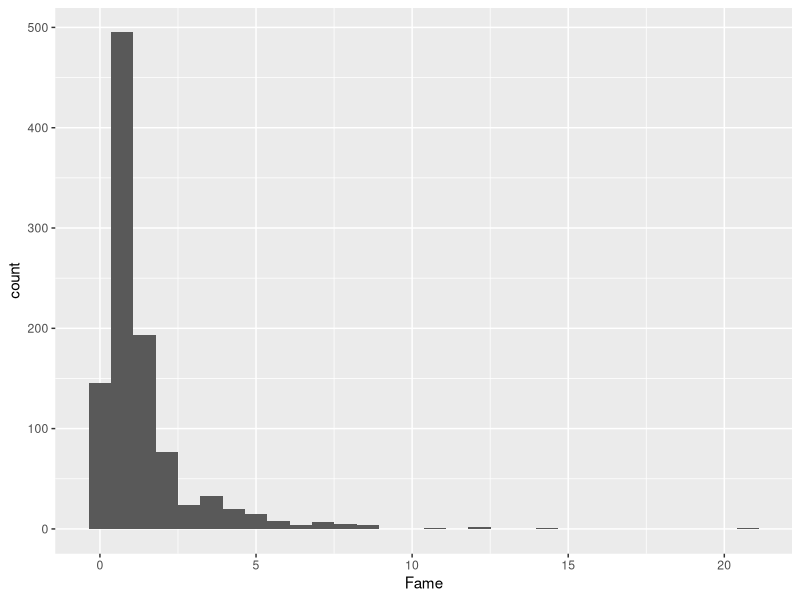
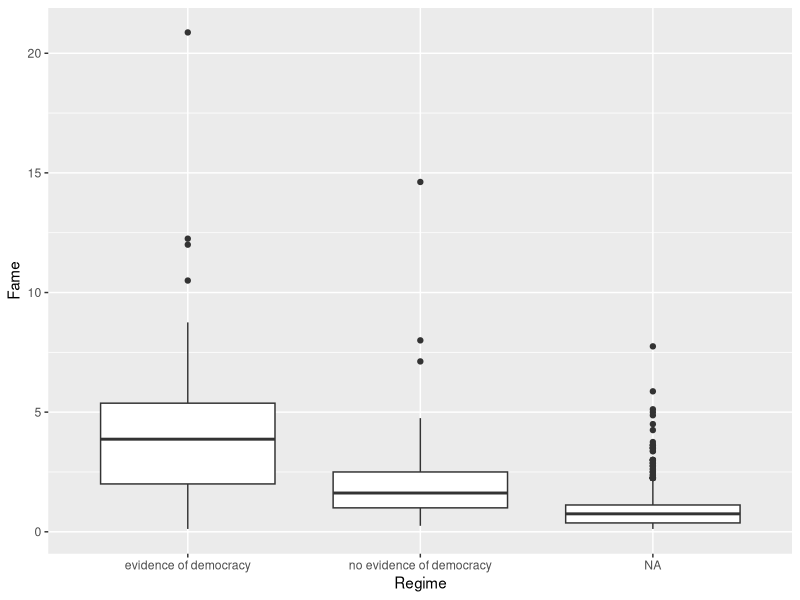

Recreate these plots in R, in order.
# Programming Exercises

# Orientation and Reading in Data

# Loading packages
library(ggplot2)
library(dplyr)
library(fs)


## The Computer and You: Giving Instructions

# We'll do the Peanut Butter and Jelly Exercise in class as an introduction to programming for those who are new.
# 
# Assignment: Take 5 minutes to write down on a piece of paper, how to make a peanut butter and jelly sandwich. 
# Be as concise and unambiguous as possible so that a robot (who doesn't know what a PBJ is) would understand. 
# You can assume that there will be loaf of sliced bread, a jar of jelly, a jar of peanut butter, and a knife. 
# 
# Simpler assignment: Say we just want a robot to be able to tell us if we have enough ingredients to make a 
# peanut butter and jelly sandwich. Write down instructions so that if told how many slices of bread, servings 
# of peanut butter, and servings of jelly you have, the robot can tell you if you can make a PBJ.
# 
# Now, translate the simpler assignment into R code using the code below as a starting point:

n_bread <- 8
n_pb <- 3
n_jelly <- 9

# write instructions in R here






## A is for Athens

# For our first dataset, let's try reading in a dataset on the Ancient Greek world. Political Theorists and Political 
# Historians study the domestic systems, international wars, cultures and writing of this era to understand the first 
# instance of democracy, the rise and overturning of tyranny, and the legacies of political institutions. 
                                                                                                                                                                         
# This POLIS dataset was generously provided by Professor Josiah Ober of Stanford University. This dataset includes 
# information on city states in the Ancient Greek world, parts of it collected by careful work by historians and 
# archaeologists. It is part of his recent books on Greece (Ober 2015), "The Rise and Fall of Classical Greece"

### Locating the Data 
# What files do we have in the `data/input` folder?

dir_ls("data/input")


### Reading in Data
# In Rstudio, a good way to start is to use the GUI and the Import tool. Once you click a file, an option 
# to "Import Dataset" comes up. RStudio picks the right function for you, and you can copy that code, but 
# it's important to eventually be able to write that code yourself. 

# For the first time using an outside package, you first need to install it. 

install.packages("readxl")


# After that, you don't need to install it again. But you __do__ need to load it each time. 
library(readxl)

# The package `readxl` has a website: https://readxl.tidyverse.org/. Other packages are not as user-friendly, 
# but they have a help page with a table of contents of all their functions. 
help(package = readxl)


# From the help page, we see that `read_excel()` is the function that we want to use. 
# Let's try it. 
ober <- read_excel("data/input/ober_2018.xlsx")

# Review: what does the `/` mean?  Why do we need the `data` term first? Does the argument need to be in quotes? 


### Inspecting 

# For almost any dataset, you usually want to do a couple of standard checks first to understand what you loaded.
ober

dim(ober)

# From your tutorials, you also know how to do graphics! 
# Graphics are useful for grasping your data, but we will cover them more deeply in Chapter \@ref(dataviz).

ggplot(ober, aes(x = Fame)) + geom_histogram()


# What about the distribution of fame by regime?

ggplot(ober, aes(y = Fame, x = Regime, group = Regime)) +
  geom_boxplot()



## Exercises

### 1
# What is the Fame value of Delphoi?


### 2 
# Find the polis with the top 10 Fame values.


### 3 
# Make a scatterplot with the number of colonies on the x-axis and Fame on the y-axis.


### 4
# Find the correct function to read the following datasets (available in your rstudio.cloud session) into your R window.
# * `data/input/acs2015_1percent.csv`: A one percent sample of the American Community Survey
# * `data/input/gapminder_wide.tab`: Country-level wealth and health from Gapminder^[Formatted and taken from <https://doi.org/10.7910/DVN/GJQNEQ>]
# * `data/input/gapminder_wide.Rds`: A Rds version of the Gapminder (What is a Rds file? What's the difference?)
# * `data/input/Nunn_Wantchekon_sample.dta`: A sample from the Afrobarometer survey (which we'll explore tomorrow). `.dta` is a Stata format. 
# * `data/input/german_credit.sav`: A hypothetical dataset on consumer credit. `.sav` is a SPSS format. 
# 
# Our Recommendations: Look at the packages `haven` and `readr`





### 5
# Read Ober's codebook and find a variable that you think is interesting. Check the distribution of that variable 
# in your data, get a couple of statistics, and summarize it in English.
